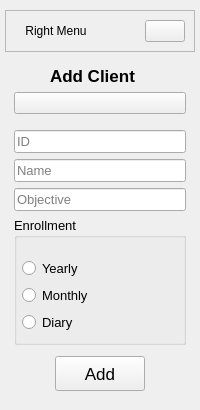
           <widget class="QWidget" name="rightMenuContainer" native="true">
            <property name="minimumSize">
             <size>
              <width>0</width>
              <height>0</height>
             </size>
            </property>
            <property name="maximumSize">
             <size>
              <width>200</width>
              <height>16777215</height>
             </size>
            </property>
            <layout class="QVBoxLayout" name="verticalLayout_11">
             <property name="spacing">
              <number>0</number>
             </property>
             <property name="leftMargin">
              <number>0</number>
             </property>
             <property name="topMargin">
              <number>5</number>
             </property>
             <property name="rightMargin">
              <number>0</number>
             </property>
             <property name="bottomMargin">
              <number>5</number>
             </property>
             <item>
              <widget class="QWidget" name="rightMenuSubContainer" native="true">
               <property name="minimumSize">
                <size>
                 <width>200</width>
                 <height>0</height>
                </size>
               </property>
               <property name="maximumSize">
                <size>
                 <width>16777215</width>
                 <height>16777215</height>
                </size>
               </property>
               <layout class="QVBoxLayout" name="verticalLayout_12">
                <property name="spacing">
                 <number>5</number>
                </property>
                <property name="leftMargin">
                 <number>5</number>
                </property>
                <property name="topMargin">
                 <number>5</number>
                </property>
                <property name="rightMargin">
                 <number>5</number>
                </property>
                <property name="bottomMargin">
                 <number>5</number>
                </property>
                <item>
                 <widget class="QFrame" name="frame_8">
                  <property name="frameShape">
                   <enum>QFrame::StyledPanel</enum>
                  </property>
                  <property name="frameShadow">
                   <enum>QFrame::Raised</enum>
                  </property>
                  <layout class="QHBoxLayout" name="horizontalLayout_9">
                   <item>
                    <widget class="QLabel" name="label_7">
                     <property name="text">
                      <string>Right Menu</string>
                     </property>
                     <property name="alignment">
                      <set>Qt::AlignCenter</set>
                     </property>
                    </widget>
                   </item>
                   <item alignment="Qt::AlignRight">
                    <widget class="QPushButton" name="closeRightMenuBtn">
                     <property name="cursor">
                      <cursorShape>PointingHandCursor</cursorShape>
                     </property>
                     <property name="toolTip">
                      <string>Close Menu</string>
                     </property>
                     <property name="text">
                      <string/>
                     </property>
                     <property name="icon">
                      <iconset>
                       <normaloff>../icons/x-circle.svg</normaloff>../icons/x-circle.svg</iconset>
                     </property>
                     <property name="iconSize">
                      <size>
                       <width>24</width>
                       <height>24</height>
                      </size>
                     </property>
                    </widget>
                   </item>
                  </layout>
                 </widget>
                </item>
                <item>
                 <widget class="QStackedWidget" name="stackedWidget_2">
                  <property name="cursor">
                   <cursorShape>ArrowCursor</cursorShape>
                  </property>
                  <property name="currentIndex">
                   <number>1</number>
                  </property>
                  <widget class="QWidget" name="page_2">
                   <layout class="QVBoxLayout" name="verticalLayout_14">
                    <item>
                     <widget class="QFrame" name="frame_27">
                      <property name="frameShape">
                       <enum>QFrame::StyledPanel</enum>
                      </property>
                      <property name="frameShadow">
                       <enum>QFrame::Raised</enum>
                      </property>
                      <layout class="QVBoxLayout" name="verticalLayout_21">
                       <item alignment="Qt::AlignHCenter">
                        <widget class="QLabel" name="label_9">
                         <property name="font">
                          <font>
                           <pointsize>13</pointsize>
                          </font>
                         </property>
                         <property name="text">
                          <string>This program was made with PyQt6,
version: 1.0
this program is a Gym program where you can save the data of your clients.</string>
                         </property>
                         <property name="alignment">
                          <set>Qt::AlignCenter</set>
                         </property>
                         <property name="wordWrap">
                          <bool>true</bool>
                         </property>
                        </widget>
                       </item>
                      </layout>
                     </widget>
                    </item>
                   </layout>
                  </widget>
                  <widget class="QWidget" name="page_9">
                   <layout class="QVBoxLayout" name="verticalLayout_19">
                    <item alignment="Qt::AlignHCenter|Qt::AlignVCenter">
                     <widget class="QLabel" name="label_13">
                      <property name="minimumSize">
                       <size>
                        <width>100</width>
                        <height>0</height>
                       </size>
                      </property>
                      <property name="maximumSize">
                       <size>
                        <width>100</width>
                        <height>16777215</height>
                       </size>
                      </property>
                      <property name="font">
                       <font>
                        <pointsize>13</pointsize>
                        <bold>true</bold>
                       </font>
                      </property>
                      <property name="styleSheet">
                       <string notr="true"/>
                      </property>
                      <property name="text">
                       <string>Add Client</string>
                      </property>
                     </widget>
                    </item>
                    <item>
                     <widget class="QPushButton" name="clientImageBtn">
                      <property name="cursor">
                       <cursorShape>PointingHandCursor</cursorShape>
                      </property>
                      <property name="text">
                       <string/>
                      </property>
                      <property name="icon">
                       <iconset>
                        <normaloff>../icons/pen_square.png</normaloff>../icons/pen_square.png</iconset>
                      </property>
                      <property name="iconSize">
                       <size>
                        <width>100</width>
                        <height>100</height>
                       </size>
                      </property>
                     </widget>
                    </item>
                    <item>
                     <spacer name="verticalSpacer_3">
                      <property name="orientation">
                       <enum>Qt::Vertical</enum>
                      </property>
                      <property name="sizeType">
                       <enum>QSizePolicy::Fixed</enum>
                      </property>
                      <property name="sizeHint" stdset="0">
                       <size>
                        <width>20</width>
                        <height>10</height>
                       </size>
                      </property>
                     </spacer>
                    </item>
                    <item>
                     <widget class="QLineEdit" name="insertIdTxt">
                      <property name="font">
                       <font>
                        <pointsize>10</pointsize>
                       </font>
                      </property>
                      <property name="styleSheet">
                       <string notr="true"/>
                      </property>
                      <property name="placeholderText">
                       <string>ID</string>
                      </property>
                     </widget>
                    </item>
                    <item>
                     <widget class="QLineEdit" name="insertNameTxt">
                      <property name="font">
                       <font>
                        <pointsize>10</pointsize>
                       </font>
                      </property>
                      <property name="styleSheet">
                       <string notr="true"/>
                      </property>
                      <property name="placeholderText">
                       <string>Name</string>
                      </property>
                     </widget>
                    </item>
                    <item>
                     <widget class="QLineEdit" name="insertObjectiveTxt">
                      <property name="font">
                       <font>
                        <pointsize>10</pointsize>
                       </font>
                      </property>
                      <property name="styleSheet">
                       <string notr="true"/>
                      </property>
                      <property name="placeholderText">
                       <string>Objective</string>
                      </property>
                     </widget>
                    </item>
                    <item>
                     <widget class="QGroupBox" name="groupBox">
                      <property name="font">
                       <font>
                        <pointsize>10</pointsize>
                       </font>
                      </property>
                      <property name="styleSheet">
                       <string notr="true"/>
                      </property>
                      <property name="title">
                       <string>Enrollment</string>
                      </property>
                      <layout class="QVBoxLayout" name="verticalLayout_20">
                       <property name="leftMargin">
                        <number>5</number>
                       </property>
                       <property name="topMargin">
                        <number>20</number>
                       </property>
                       <item>
                        <widget class="QRadioButton" name="radioButton_3">
                         <property name="font">
                          <font>
                           <pointsize>10</pointsize>
                          </font>
                         </property>
                         <property name="text">
                          <string>Yearly</string>
                         </property>
                         <attribute name="buttonGroup">
                          <string notr="true">enrollmentGroup</string>
                         </attribute>
                        </widget>
                       </item>
                       <item>
                        <widget class="QRadioButton" name="radioButton_2">
                         <property name="font">
                          <font>
                           <pointsize>10</pointsize>
                          </font>
                         </property>
                         <property name="text">
                          <string>Monthly</string>
                         </property>
                         <attribute name="buttonGroup">
                          <string notr="true">enrollmentGroup</string>
                         </attribute>
                        </widget>
                       </item>
                       <item>
                        <widget class="QRadioButton" name="radioButton">
                         <property name="font">
                          <font>
                           <pointsize>10</pointsize>
                          </font>
                         </property>
                         <property name="text">
                          <string>Diary</string>
                         </property>
                         <attribute name="buttonGroup">
                          <string notr="true">enrollmentGroup</string>
                         </attribute>
                        </widget>
                       </item>
                      </layout>
                     </widget>
                    </item>
                    <item>
                     <spacer name="verticalSpacer_2">
                      <property name="orientation">
                       <enum>Qt::Vertical</enum>
                      </property>
                      <property name="sizeType">
                       <enum>QSizePolicy::Fixed</enum>
                      </property>
                      <property name="sizeHint" stdset="0">
                       <size>
                        <width>20</width>
                        <height>5</height>
                       </size>
                      </property>
                     </spacer>
                    </item>
                    <item alignment="Qt::AlignHCenter">
                     <widget class="QPushButton" name="addClientBtn_2">
                      <property name="minimumSize">
                       <size>
                        <width>90</width>
                        <height>35</height>
                       </size>
                      </property>
                      <property name="maximumSize">
                       <size>
                        <width>90</width>
                        <height>35</height>
                       </size>
                      </property>
                      <property name="font">
                       <font>
                        <pointsize>13</pointsize>
                       </font>
                      </property>
                      <property name="cursor">
                       <cursorShape>PointingHandCursor</cursorShape>
                      </property>
                      <property name="styleSheet">
                       <string notr="true"/>
                      </property>
                      <property name="text">
                       <string>Add</string>
                      </property>
                      <property name="icon">
                       <iconset>
                        <normaloff>../icons/plus-circle.svg</normaloff>../icons/plus-circle.svg</iconset>
                      </property>
                      <property name="iconSize">
                       <size>
                        <width>24</width>
                        <height>24</height>
                       </size>
                      </property>
                     </widget>
                    </item>
                   </layout>
                  </widget>
                 </widget>
                </item>
               </layout>
              </widget>
             </item>
            </layout>
           </widget>
